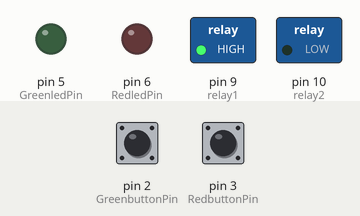
Simulated run of this sketch. Board: Arduino Uno, built with avr-gcc and run on an emulated ATmega328P. On the bench: switched loads named in the sketch (green lamp = pin HIGH), output pins drawn as LEDs (lit = HIGH). Inputs (shaded band) come from the test bench; at power-on: pin 2 (GreenbuttonPin) HIGH, pin 3 (RedbuttonPin) HIGH.

Above: at 1.2 s.
1.3 s: pin 2 (GreenbuttonPin) pulled LOW for 0.15 s
At 2.3 s:
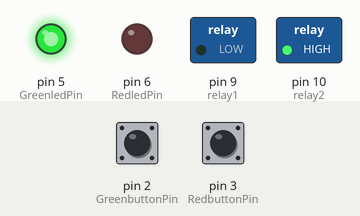
2.9 s: pin 3 (RedbuttonPin) pulled LOW for 0.15 s
At 3.5 s:
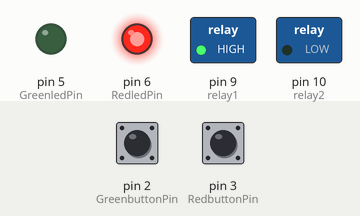
4.5 s: pin 2 (GreenbuttonPin) pulled LOW for 1 s
At 4.8 s:
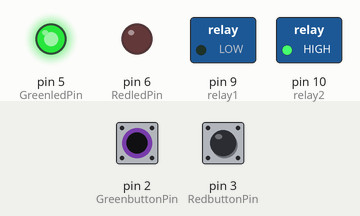
7.0 s: pin 3 (RedbuttonPin) pulled LOW for 1 s
At 7.9 s:
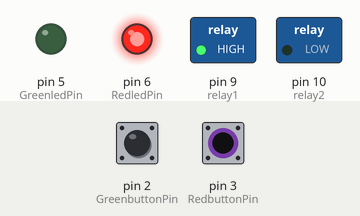
Timing chart, 0 to 10.0 s (numbered marks = the images above; inputs shaded):
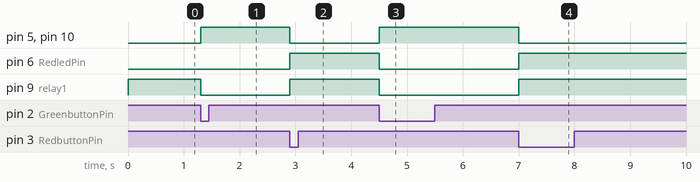

Measured:
- after the input at 1.3 s, pin 5 (GreenledPin), pin 10 (relay2): LOW → HIGH at once; pin 9 (relay1): HIGH → LOW at once
- after the input at 2.9 s, pin 5 (GreenledPin), pin 10 (relay2): HIGH → LOW at once; pin 6 (RedledPin), pin 9 (relay1): LOW → HIGH at once
- after the input at 4.5 s, pin 5 (GreenledPin), pin 10 (relay2): LOW → HIGH at once; pin 6 (RedledPin), pin 9 (relay1): HIGH → LOW at once
- after the input at 7.0 s, pin 5 (GreenledPin), pin 10 (relay2): HIGH → LOW at once; pin 6 (RedledPin), pin 9 (relay1): LOW → HIGH at once

The sketch:

SSAA_RED_GREEN_LIGHTS.ino
```cpp
const int GreenbuttonPin = 2;
const int RedbuttonPin = 3;
const int GreenledPin =  5;
const int RedledPin =  6;
const int relay1 = 9;
const int relay2 = 10;

int GreenbuttonState = 0;
int RedbuttonState = 0;
int relay1state = HIGH;
int relay2state = LOW;

int redlight = 0;
int redledState = 0;
int greenlight = 0;
int greenledState = 0;


void setup()
{
  pinMode(GreenledPin, OUTPUT);
    pinMode(RedledPin, OUTPUT);
  pinMode(GreenbuttonPin, INPUT_PULLUP);
  pinMode(RedbuttonPin, INPUT_PULLUP);
  pinMode(relay1, OUTPUT);
  pinMode(relay2, OUTPUT);
  digitalWrite(relay1, HIGH);
  digitalWrite(relay2, HIGH);

}

void loop()
{


    if (greenlight == 0 && digitalRead(GreenbuttonPin) == LOW) {
    greenlight = 1;
    redlight = 0;
    greenledState=!greenledState;
    relay1state = LOW;
    redledState=0;
    relay2state = HIGH;

  }
  //if (greenlight == 1 && digitalRead(GreenbuttonPin) == HIGH) {
  //  greenlight = 0;
  //}


    if (redlight == 0 && digitalRead(RedbuttonPin) == LOW) {
    redlight = 1;
    greenlight = 0;
    redledState=!redledState;
    relay2state = LOW;
    greenledState = 0;
    relay1state = HIGH;
  }
 // if (redlight == 1 && digitalRead(RedbuttonPin) == HIGH) {
 //   redlight = 0;
 // }
   digitalWrite(GreenledPin, greenledState);
   digitalWrite(RedledPin, redledState);
       digitalWrite(relay1, relay1state);
       digitalWrite(relay2, relay2state);


}
```
